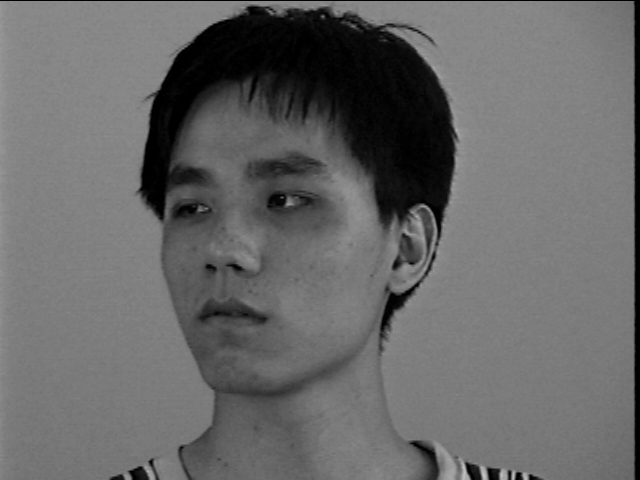
#> input picture training_data/training_data101.png, 640 x 480 px, given in place of training_data1.png, which was not available
$ python eiganfaces.py   (older library calls are emulated)
#> lines starting #> are read from the running program, lines starting #| are printed output that depends on the picture
import glob
import numpy as np
import time
from scipy.misc import imsave, imread, imshow

if __name__ == "__main__":
    start = time.process_time()
    target_folder = "training_data"
    vid_folder = glob.glob("{}/*.png".format(target_folder))
    n = len(vid_folder)
    training_data = []
    for i in range(1, n+1):
        image_path = "training_data/training_data" + str(i) + ".png"
        temp = np.array(imread(image_path), dtype=np.uint8)/255
#> temp: shape (480, 640) float64; min 0, max 0.808, mean 0.408
        temp = np.swapaxes(temp, 0,1)
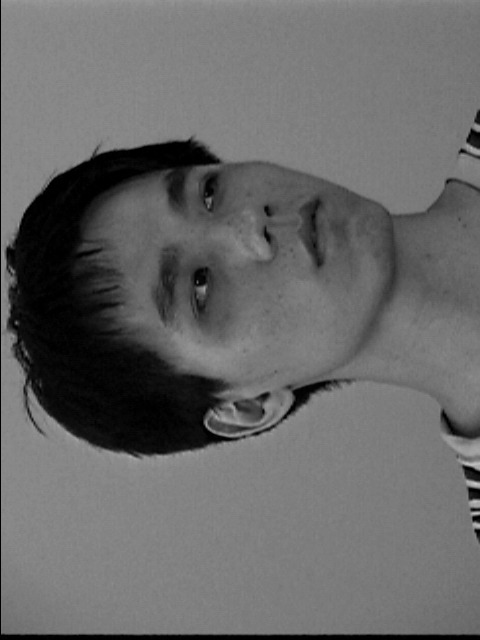
#> temp: shape (640, 480) float64; min 0, max 0.808, mean 0.408
        temp = np.reshape(temp, (len(temp)*len(temp[0])))
        training_data.append(temp)
#> pass 2 of the loop `for i in range(1, n+1):`:
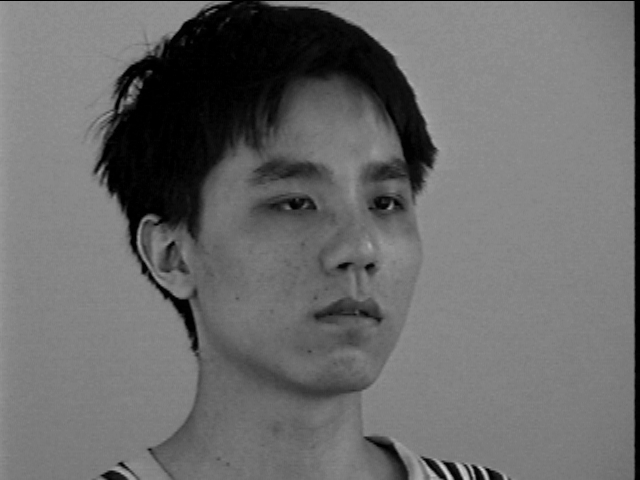
#> input picture training_data/training_data107.png, 640 x 480 px, given in place of training_data2.png, which was not available
#> `temp = np.swapaxes(temp, 0,1)`:
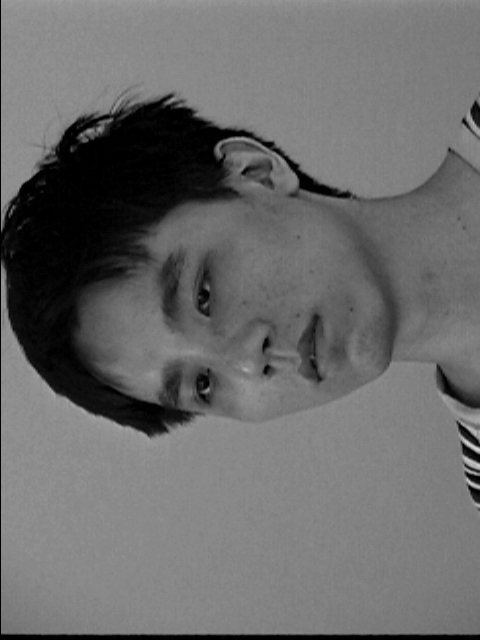
#> temp: shape (640, 480) float64; min 0, max 0.839, mean 0.418
#> (the run stopped early here; a loop or call above may not have finished)
